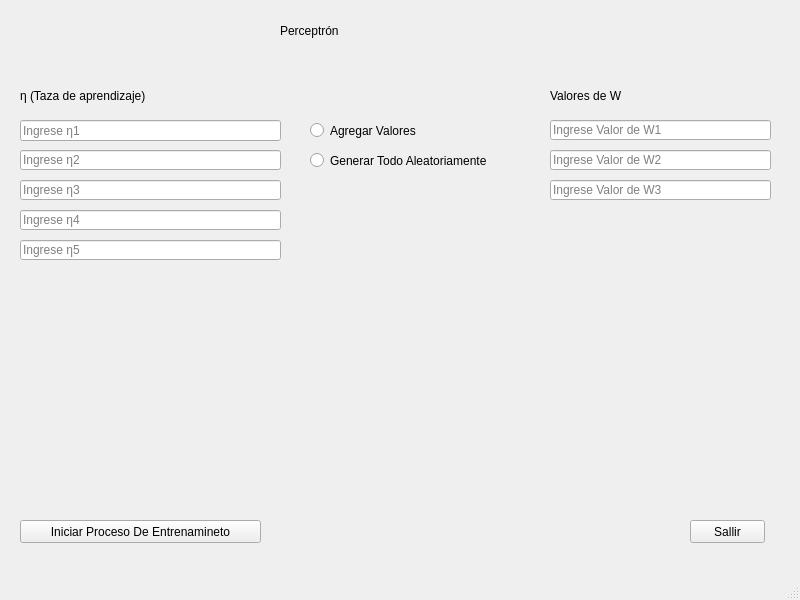
<?xml version="1.0" encoding="UTF-8"?>
<ui version="4.0">
 <class>MainWindow</class>
 <widget class="QMainWindow" name="MainWindow">
  <property name="geometry">
   <rect>
    <x>0</x>
    <y>0</y>
    <width>800</width>
    <height>600</height>
   </rect>
  </property>
  <property name="cursor">
   <cursorShape>PointingHandCursor</cursorShape>
  </property>
  <property name="windowTitle">
   <string>MainWindow</string>
  </property>
  <widget class="QWidget" name="centralwidget">
   <widget class="QLabel" name="label">
    <property name="geometry">
     <rect>
      <x>280</x>
      <y>0</y>
      <width>241</width>
      <height>61</height>
     </rect>
    </property>
    <property name="styleSheet">
     <string notr="true">font: 36pt &quot;MS Shell Dlg 2&quot;;</string>
    </property>
    <property name="text">
     <string>Perceptrón</string>
    </property>
   </widget>
   <widget class="QLabel" name="lblTazaAprendizaje">
    <property name="geometry">
     <rect>
      <x>20</x>
      <y>70</y>
      <width>261</width>
      <height>51</height>
     </rect>
    </property>
    <property name="styleSheet">
     <string notr="true">font: 18pt &quot;MS Shell Dlg 2&quot;;</string>
    </property>
    <property name="text">
     <string>η (Taza de aprendizaje)</string>
    </property>
   </widget>
   <widget class="QLineEdit" name="n1">
    <property name="geometry">
     <rect>
      <x>20</x>
      <y>120</y>
      <width>261</width>
      <height>21</height>
     </rect>
    </property>
    <property name="styleSheet">
     <string notr="true">font: 10pt &quot;MS Shell Dlg 2&quot;;</string>
    </property>
    <property name="placeholderText">
     <string>Ingrese η1</string>
    </property>
   </widget>
   <widget class="QLineEdit" name="n2">
    <property name="geometry">
     <rect>
      <x>20</x>
      <y>150</y>
      <width>261</width>
      <height>20</height>
     </rect>
    </property>
    <property name="styleSheet">
     <string notr="true">font: 10pt &quot;MS Shell Dlg 2&quot;;</string>
    </property>
    <property name="placeholderText">
     <string>Ingrese η2</string>
    </property>
   </widget>
   <widget class="QLineEdit" name="n3">
    <property name="geometry">
     <rect>
      <x>20</x>
      <y>180</y>
      <width>261</width>
      <height>20</height>
     </rect>
    </property>
    <property name="styleSheet">
     <string notr="true">font: 10pt &quot;MS Shell Dlg 2&quot;;</string>
    </property>
    <property name="placeholderText">
     <string>Ingrese η3</string>
    </property>
   </widget>
   <widget class="QLineEdit" name="n4">
    <property name="geometry">
     <rect>
      <x>20</x>
      <y>210</y>
      <width>261</width>
      <height>20</height>
     </rect>
    </property>
    <property name="styleSheet">
     <string notr="true">font: 10pt &quot;MS Shell Dlg 2&quot;;</string>
    </property>
    <property name="placeholderText">
     <string>Ingrese η4</string>
    </property>
   </widget>
   <widget class="QLineEdit" name="n5">
    <property name="geometry">
     <rect>
      <x>20</x>
      <y>240</y>
      <width>261</width>
      <height>20</height>
     </rect>
    </property>
    <property name="styleSheet">
     <string notr="true">font: 10pt &quot;MS Shell Dlg 2&quot;;</string>
    </property>
    <property name="placeholderText">
     <string>Ingrese η5</string>
    </property>
   </widget>
   <widget class="QLabel" name="lblValoresW">
    <property name="geometry">
     <rect>
      <x>550</x>
      <y>70</y>
      <width>151</width>
      <height>51</height>
     </rect>
    </property>
    <property name="styleSheet">
     <string notr="true">font: 18pt &quot;MS Shell Dlg 2&quot;;
font: 18pt &quot;MS Shell Dlg 2&quot;;</string>
    </property>
    <property name="text">
     <string>Valores de W</string>
    </property>
   </widget>
   <widget class="QLineEdit" name="w1">
    <property name="geometry">
     <rect>
      <x>550</x>
      <y>120</y>
      <width>221</width>
      <height>20</height>
     </rect>
    </property>
    <property name="styleSheet">
     <string notr="true">font: 10pt &quot;MS Shell Dlg 2&quot;;</string>
    </property>
    <property name="placeholderText">
     <string>Ingrese Valor de W1</string>
    </property>
   </widget>
   <widget class="QLineEdit" name="w2">
    <property name="geometry">
     <rect>
      <x>550</x>
      <y>150</y>
      <width>221</width>
      <height>20</height>
     </rect>
    </property>
    <property name="styleSheet">
     <string notr="true">font: 10pt &quot;MS Shell Dlg 2&quot;;</string>
    </property>
    <property name="placeholderText">
     <string>Ingrese Valor de W2</string>
    </property>
   </widget>
   <widget class="QLineEdit" name="w3">
    <property name="geometry">
     <rect>
      <x>550</x>
      <y>180</y>
      <width>221</width>
      <height>20</height>
     </rect>
    </property>
    <property name="styleSheet">
     <string notr="true">font: 10pt &quot;MS Shell Dlg 2&quot;;</string>
    </property>
    <property name="placeholderText">
     <string>Ingrese Valor de W3</string>
    </property>
   </widget>
   <widget class="QRadioButton" name="aleatorioT">
    <property name="geometry">
     <rect>
      <x>310</x>
      <y>150</y>
      <width>231</width>
      <height>21</height>
     </rect>
    </property>
    <property name="styleSheet">
     <string notr="true">font: 11pt &quot;MS Shell Dlg 2&quot;;</string>
    </property>
    <property name="text">
     <string>Generar Todo Aleatoriamente</string>
    </property>
   </widget>
   <widget class="QRadioButton" name="definirValores">
    <property name="geometry">
     <rect>
      <x>310</x>
      <y>120</y>
      <width>161</width>
      <height>21</height>
     </rect>
    </property>
    <property name="styleSheet">
     <string notr="true">font: 11pt &quot;MS Shell Dlg 2&quot;;</string>
    </property>
    <property name="text">
     <string>Agregar Valores</string>
    </property>
   </widget>
   <widget class="QPushButton" name="btnIniciarProceso">
    <property name="geometry">
     <rect>
      <x>20</x>
      <y>520</y>
      <width>241</width>
      <height>23</height>
     </rect>
    </property>
    <property name="cursor">
     <cursorShape>PointingHandCursor</cursorShape>
    </property>
    <property name="text">
     <string>Iniciar Proceso De Entrenamineto</string>
    </property>
   </widget>
   <widget class="QPushButton" name="btnSalir">
    <property name="geometry">
     <rect>
      <x>690</x>
      <y>520</y>
      <width>75</width>
      <height>23</height>
     </rect>
    </property>
    <property name="text">
     <string>Sallir</string>
    </property>
   </widget>
   <widget class="QLabel" name="lbOpcion">
    <property name="geometry">
     <rect>
      <x>30</x>
      <y>320</y>
      <width>741</width>
      <height>101</height>
     </rect>
    </property>
    <property name="styleSheet">
     <string notr="true">font: 8pt &quot;Consolas&quot;;
font: 28pt &quot;MS Shell Dlg 2&quot;;</string>
    </property>
    <property name="text">
     <string/>
    </property>
   </widget>
  </widget>
  <widget class="QMenuBar" name="menubar">
   <property name="geometry">
    <rect>
     <x>0</x>
     <y>0</y>
     <width>800</width>
     <height>21</height>
    </rect>
   </property>
  </widget>
  <widget class="QStatusBar" name="statusbar"/>
 </widget>
 <resources/>
 <connections/>
</ui>
